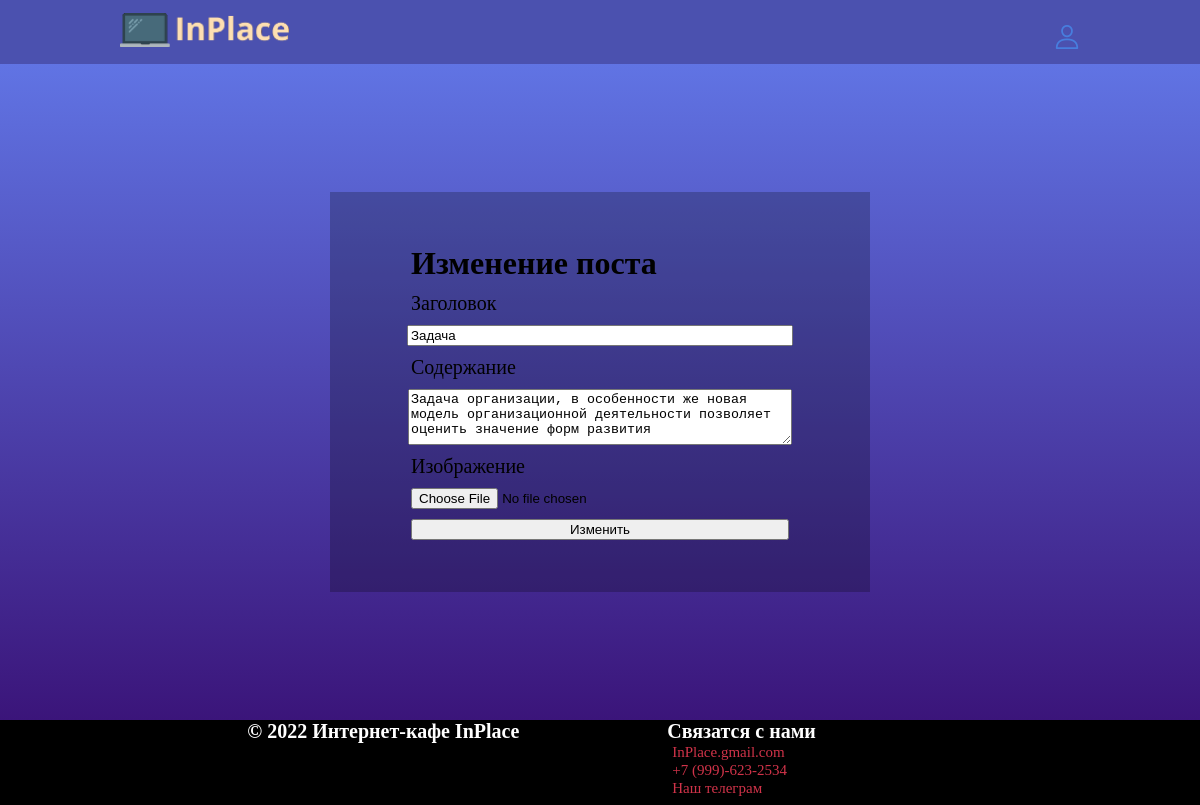
/PostEdit.php?post=2 (signed in), run on the app's committed database.
### tables this page shows
CREATE TABLE `Post` (
  `Id` int NOT NULL,
  `Title` varchar(75) NOT NULL,
  `Body` varchar(300) NOT NULL,
  `Img` varchar(100) NOT NULL,
  `User_Id` int NOT NULL
);

### helpers.php (called while the page is built, shortened)
<?php
function include_template($name, array $data = []) {
    $name = 'templates/' . $name;
    extract($data);
    require $name;
    $result = ob_get_clean();
    return $result;
}

### templates/postEditor.php (the view)
<form action="PostEdit.php?post=<?=$post_id?>" method="post" autocomplete="off" class="form_post" enctype="multipart/form-data">
    <h1>Изменение поста</h1>
    <label class="form_label" for="title">Заголовок</label>
    <input type="text" name="title" id="title" value="<?=$res_post[1]?>">
    <label class="form_label" for="body">Содержание</label>
    <textarea type="text" name="body" id="body"><?=$res_post[2]?></textarea>
    <label class="form_label" for="file">Изображение</label>
    <input type="file" name="file" id="file" value="" accept="image/*">
    <button class="btn btn-dark">Изменить</button>
</form>

### css/post.css (style rules this page uses)
body { background: linear-gradient(180deg, #647DEE, #36096D); background-repeat: no-repeat; margin: 0; padding: 0; width: 100vw; height: 100vh; min-width: 315px; min-height: 700px; }
.form_post { background: rgba(0, 0, 0, 0.233); display: flex; flex-direction: column; justify-content: center; align-items: center; width: 540px; height: 400px; }
.form_post > * { width: 70%; margin: 5px auto; }
textarea { min-height: 50px; max-height: 100px; min-width: 225px; max-width: 380px; width: 70%; }
.form_label { font-size: 20px; }

### css/layout.css (style rules this page uses)
body { margin: 0 auto; width: 100vw; height: 100vh; min-width: 300px; min-height: 750px; }

### data on the page
post: title "Задача", body "Задача организации, в особенности же новая модель организационной деятельности позволяет оценить значение форм развития"
